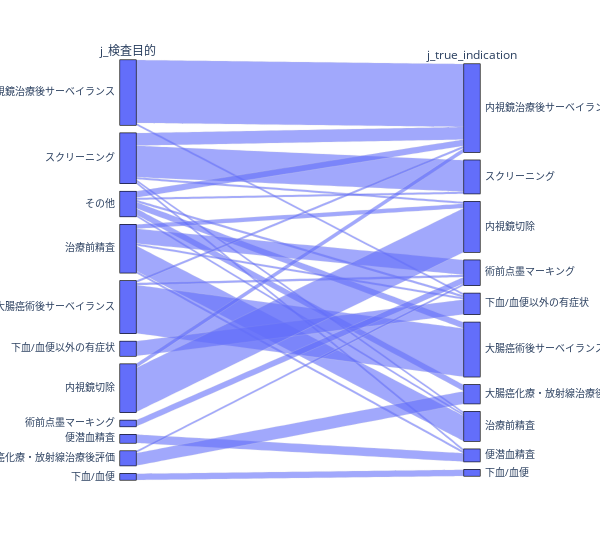

The code cell stored with this chart in its notebook:
### Code cell
px.parallel_categories(
    df.f.notna("j_true_indication").f.notna("j_検査目的"), dimensions=["j_検査目的", "j_true_indication"], width=600
)

### Figure 1 — Plotly figure (JSON) as saved in the notebook; plotly's stock layout.template omitted (floating-point values rounded to 4 significant figures; data arrays with more than 128 entries replaced by an {"elided": "..."} marker saying what was removed)
{"data": [{"dimensions": [{"label": "j_検査目的", "values": {"elided": "162 str values"}}, {"label": "j_true_indication", "values": {"elided": "162 str values"}}], "domain": {"x": [0, 1], "y": [0, 1]}, "name": "", "type": "parcats"}], "layout": {"legend": {"tracegroupgap": 0}, "margin": {"t": 60}, "width": 600}}
